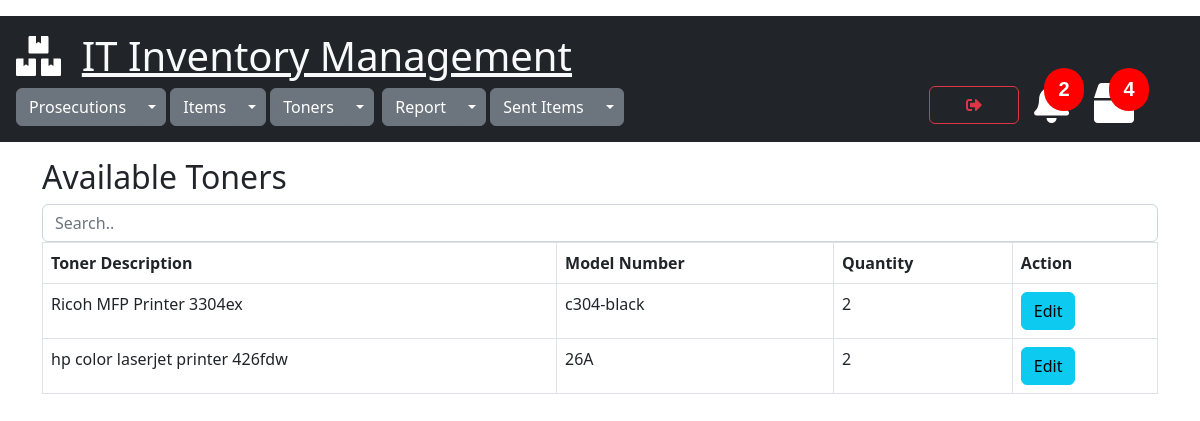
/toners/edit_toners/ (signed in), run on an earlier commit of the app's database.
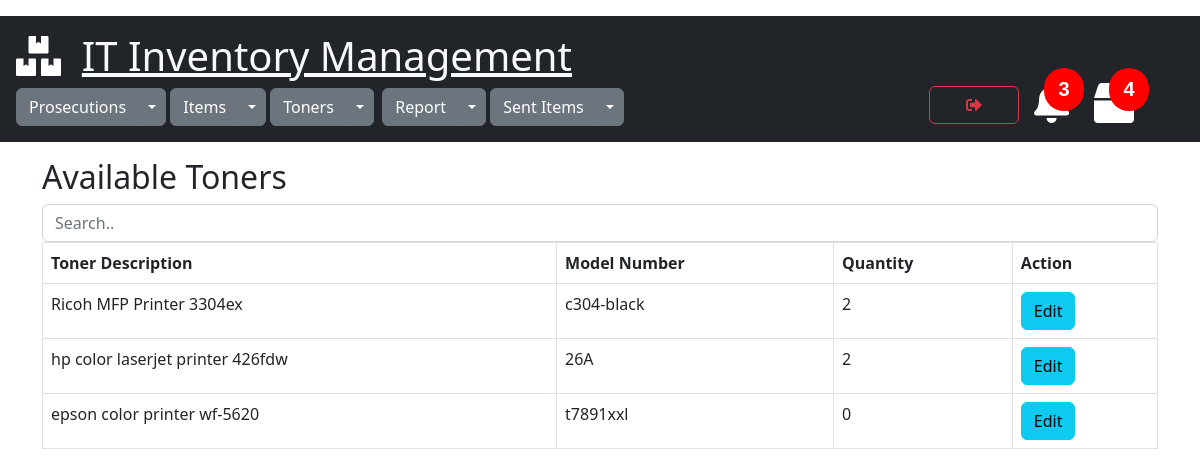
And on a later commit of the database.
### toners/models.py (models this page shows)
class Toners(models.Model):
    toner_model = models.CharField(max_length=100,null=True)
    toner_printer = models.ForeignKey(Items,on_delete=models.CASCADE)
    total_qty = models.PositiveIntegerField(default=0,null=True)
    remaining_qty = models.PositiveIntegerField(default=0,null=True)
    created=models.DateTimeField(default=timezone.now)
    objects = models.Manager()

### items/models.py (models this page shows)
class Items(models.Model):
    model_no = models.CharField(max_length=300, null=True)
    description = models.CharField(max_length=500, null=True)
    total_qty = models.PositiveIntegerField(default=0, null=True)
    remaining_qty = models.PositiveIntegerField(default=0, null=True)
    created = models.DateTimeField(default=timezone.now)

### toners/views.py (the view)
# urls.py: path('edit_toners/', views.edit_toners, name='edit_toners'),
@cache_control(no_cache=True, must_revalidate=True,no_store=True)
@login_required(login_url="login")
def edit_toners(request):
    toners = Toners.objects.all()
    data_calc_cart_total = calc_cart_total(request)
    cart_total = data_calc_cart_total['cart_total']
    data_calc_toner_stock_alert = calc_toner_stock_alert(request)
    toner_stock_alert = data_calc_toner_stock_alert['toner_stock_alert_count']
    toner_under_fifteen = data_calc_toner_stock_alert['tonerstock']
    context = {"total": cart_total,"toners": toners,"toner_stock_alert":toner_stock_alert,"toner_under_fifteen":toner_under_fifteen}
    return render(request, 'edit_toners.html', context)

### sent_items/utils.py (called while the page is built)
def get_total_cart_items(items_in_cart):
    cartitem = CartItem.objects.filter(cart=items_in_cart)
    total = cartitem.count()
    return total

def calc_cart_total(request):
    customer, created = Customer.objects.get_or_create(user=request.user)
    cart, created = Cart.objects.get_or_create(customer=customer, complete=False)
    items_in_cart = cart.pk
    cart_total = get_total_cart_items(items_in_cart)
    return {'cart_total':cart_total,'user_cart':cart,'items_in_cart':items_in_cart}

### toners/utils.py (called while the page is built)
def calc_toner_stock_alert(request):
    tonerstock=Toners.objects.filter(remaining_qty__lte=15)
    toner_stock_alert_count=tonerstock.count()
    return {"toner_stock_alert_count":toner_stock_alert_count,"tonerstock":tonerstock }

### toners/templates/edit_toners.html (shortened to what this page needs)
{% extends 'mainpage.html' %}
{% block content %}
<div class="container">
  <h2>Available Toners</h2>
  <input class="form-control" id="myInput" type="text" placeholder="Search..">
  <div class="table-responsive">
      <table class="table table-bordered">
          <thead>
          <tr>
              <th>Toner Description</th>
              <th>Model Number</th>
              <th>Quantity</th>
              <th>Action</th>
          </tr>
          </thead>
          <tbody id="myTable">
          {% for toner in toners %}
          <tr>
              <td>{{toner.toner_printer.description}} {{toner.toner_printer.model_no}}</td>
              <td>{{toner.toner_model}}</td>
              <td>{{toner.total_qty}}</td>
              <td><a href="{% url 'edit_toners_form' toner.id %}" class="btn btn-info">Edit</a></td>
          </tr>
          {% endfor %}
          </tbody>
      </table>
    </div>
</div>
{% endblock %}

What changed in the data, as far as the page shows it:
added Toners: toner_printer.description "epson color printer", toner_printer.model_no "wf-5620", toner_model "t7891xxl", total_qty "0"
